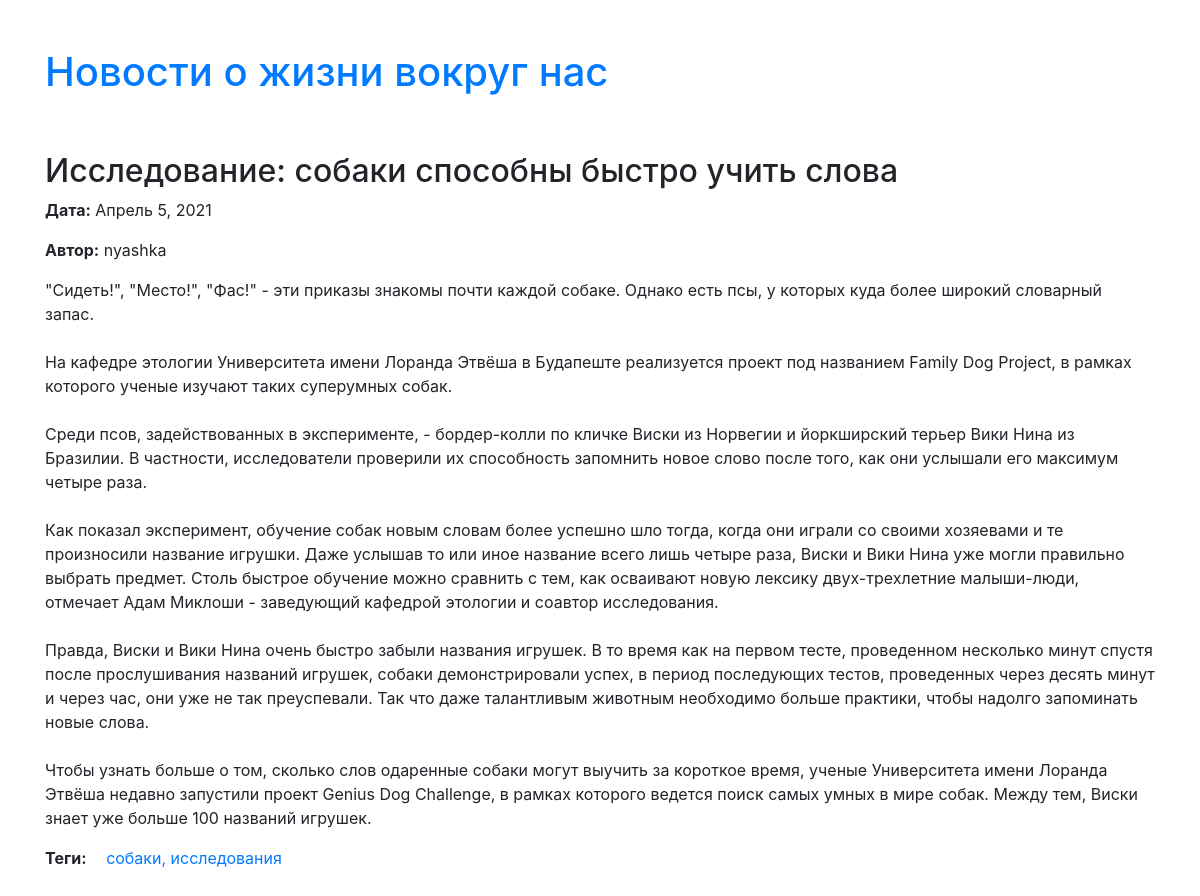
The app's page /post/1/ with its own data.
### news/models.py (models this page shows, shortened)
class Post(models.Model):
    author = models.ForeignKey(settings.AUTH_USER_MODEL, on_delete=models.CASCADE)
    title = models.CharField(max_length=200)
    text = models.TextField()
    created_date = models.DateField(default=datetime.date.today)
    tags = models.CharField(max_length=400)
    def tags_as_list(self):
        return [i.strip() for i in self.tags.split(',')]

### news/views.py (the view)
# urls.py: path('post/<int:pk>/', views.post_detail, name='post_detail'),
def post_detail(request, pk):
    post = get_object_or_404(Post, pk=pk)
    return render(request, 'news/post_detail.html', {'post': post})

### news/templates/news/post_detail.html
{% extends 'news/base.html' %}
{% block content %}
    <div class='col'>
        <h2>{{ post.title }}</h2>
        <p><b>Дата:</b> {{ post.created_date }}</p>
        <p><b>Автор:</b> {{ post.author }}</p>
        <p>{{ post.text|linebreaksbr }}</p>
        <div><b>Теги:</b>
            <ul class='tags'>
            {% for tag in post.tags_as_list %}
                <li>
                    <a href="#">
                    {{ tag }}{% if not forloop.last %},{% endif %}
                    </a>
                </li>
            {% endfor %}
            </ul>
        </div>
    </div>
{% endblock %}

### news/static/css/base.css (style rules this page uses)
.tags, .tags li { display: inline-block; }
.tags { padding-inline-start: 15px; }

### records on screen
Post: title "Исследование: собаки способны быстро учить слова", created_date "Апрель 5, 2021", author "nyashka", text "\"Сидеть!\", \"Место!\", \"Фас!\" - эти приказы знакомы почти каждой собаке. Однако есть псы, у которых куда более широкий словарный запас. На кафедре этологии Университета имени Лоранда Этвёша в Будапеште реализуется проект под названием Family Dog Project, в рамках которого ученые изучают таких суперумных собак. Среди псов, задействованных в эксперименте, - бордер-колли по кличке Виски из Норвегии и йоркширский терьер Вики Нина из Бразилии. В частности, исследователи проверили их способность запомнить новое слово после того, как они услышали его максимум четыре раза. Как показал эксперимент, обучение собак новым словам более успешно шло тогда, когда они играли со своими хозяевами и те…"

### other values on screen
{{ tag }} "собаки" "исследования"
